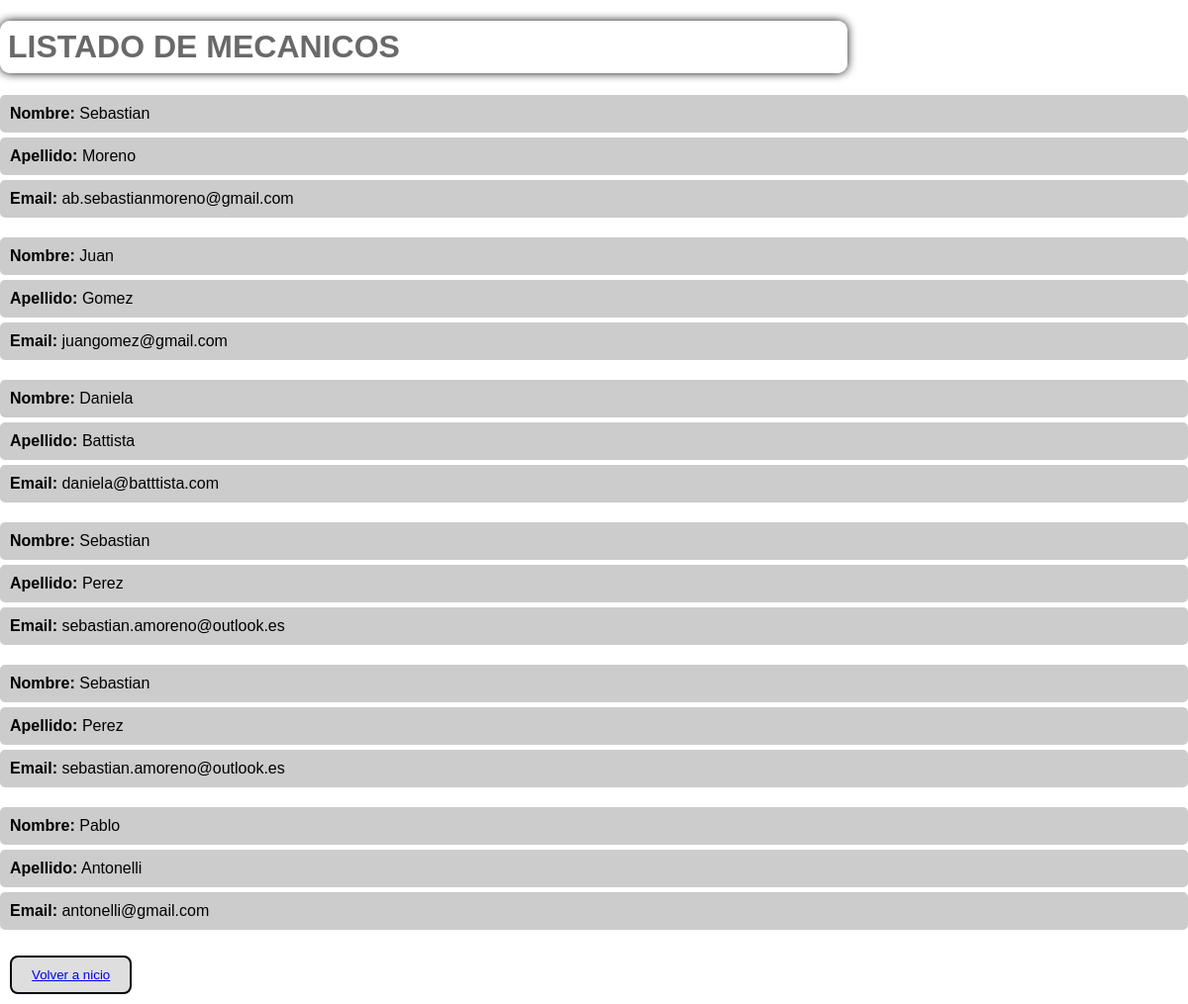
The app's page /mecanico/list, older data.
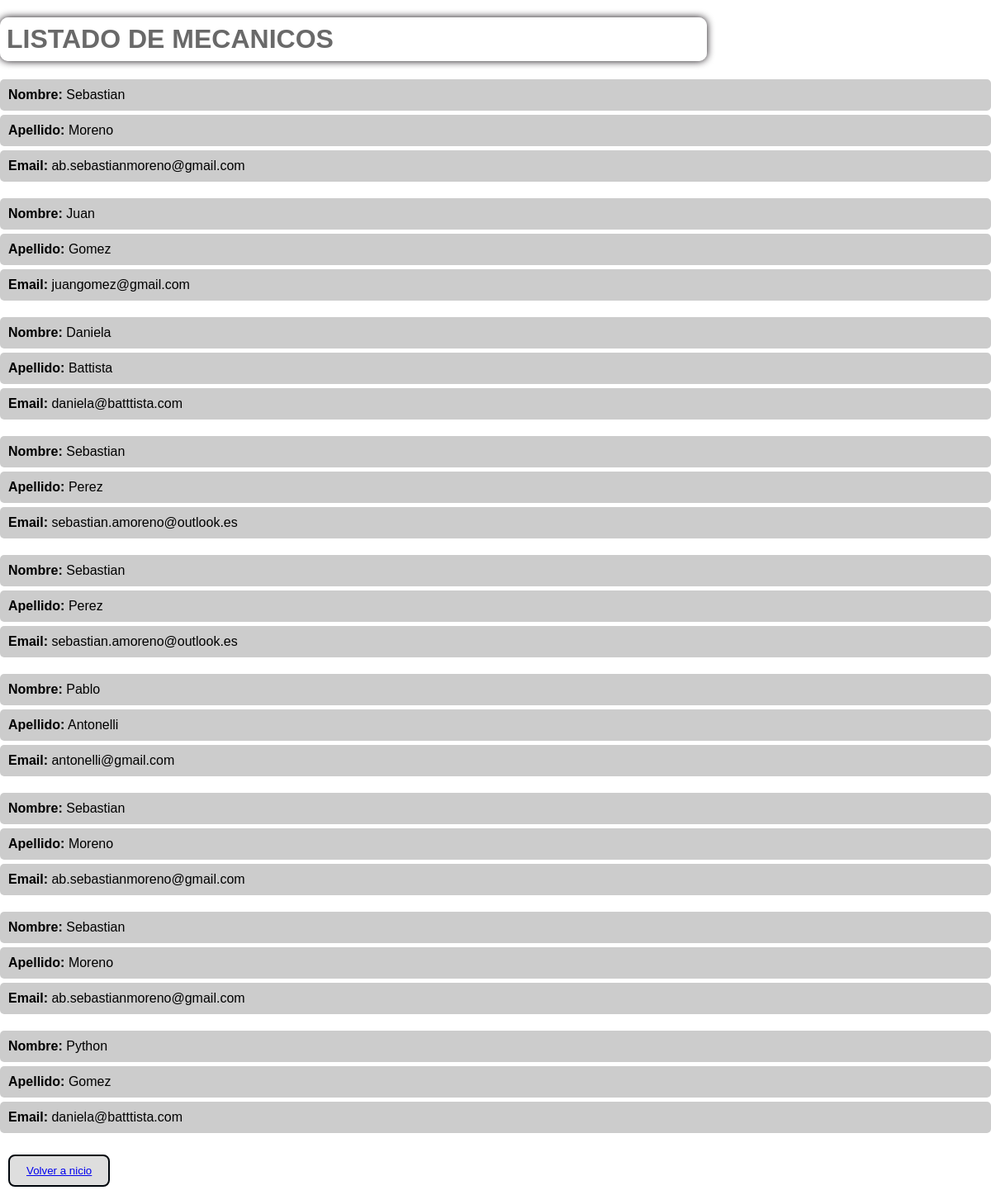
The same page, newer data.
### core/models.py (models this page shows, shortened)
class Mecanico(models.Model):
    nombre = models.CharField(max_length=30)
    apellido = models.CharField(max_length=50)
    email = models.EmailField()

### core/views.py (the view)
# urls.py: path("mecanico/list", views.mecanico_list, name="mecanico_list"),
def mecanico_list(request):
    consulta = models.Mecanico.objects.all()
    contexto = {"mecanico": consulta}
    return render(request, "core/mecanico_list.html", contexto)

### core/templates/core/mecanico_list.html (shortened to what this page needs)
{% extends 'core/base.html' %}
{% block contenido %}
<h1>LISTADO DE MECANICOS</h1>
{% for mecanico in mecanico %}
<ul>
    <li>
        <strong>Nombre:</strong> {{ mecanico.nombre }}
    </li>
    <li>
        <strong>Apellido:</strong> {{ mecanico.apellido }}
    </li>
    <li>
        <strong>Email:</strong> {{ mecanico.email }}
    </li>
</ul>
{% endfor %}
<button class="btn2"><a href="{% url 'index' %}">Volver a nicio</a></button>
{% endblock contenido %}

### core/templates/core/base.html (shortened to what this page needs)
<!DOCTYPE html>
<html lang="es">
<head>
</head>
<body>
    {% block contenido %}
    {% endblock contenido %}
</body>
</html>

### core/templates/core/mecanico_list.html (style rules this page uses)
body { font-family: 'Arial', sans-serif; margin: 0; padding: 0; background-image: url('https://img.freepik.com/foto-gratis/cerca-manos-personas-que-trabajan-computadoras_53876-146042.jpg?w=996&t=st=1705700048~exp=1705700648~hmac=eef6f8c36e44514d7362d4c29700bd45502e3ebd8ad19027e04e7cb122d99e12'); background-size: cover; background-position: center; }
h1 { width: 70%; padding: 8px; border-radius: 10px; box-shadow: 0 0 10px rgba(15, 9, 15, 41); text-align: justify; color: #121212a1; background-color: rgba(255, 255, 255, 0.8); }
.btn2 { margin: 10px; padding: 10px 20px; text-decoration: none; color: #f8f4f4; background-color: #dadadae4; border: 2px solid #00060c; border-radius: 8px; transition: background-color 0.3s ease; display: inline-block; }
ul { list-style: none; padding: 0; margin-top: 20px; }
li { background-color: rgba(183, 183, 183, 0.7); padding: 10px; margin: 5px 0; border-radius: 5px; }

Row changes from the older to the newer data that the page shows:
added Mecanico: nombre "Sebastian", apellido "Moreno", email "ab.sebastianmoreno@gmail.com"
added Mecanico: nombre "Sebastian", apellido "Moreno", email "ab.sebastianmoreno@gmail.com"
added Mecanico: nombre "Python", apellido "Gomez", email "daniela@batttista.com"
